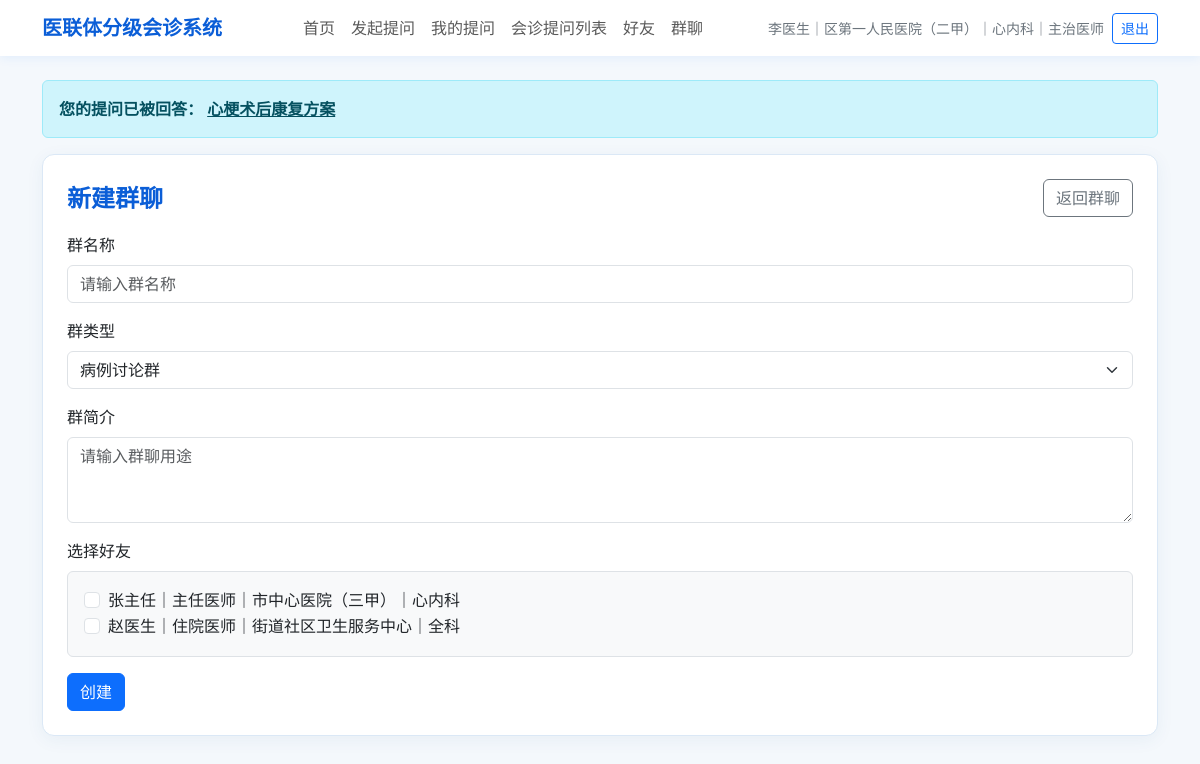
The app's page /groups/new (signed in) with its own data.
### tables this page shows
CREATE TABLE users (
                    id INTEGER PRIMARY KEY AUTOINCREMENT,
                    name TEXT,
                    password TEXT,
                    hospital_id INTEGER,
                    department TEXT,
                    role TEXT DEFAULT '医生'
                , phone TEXT DEFAULT '', wechat_id TEXT DEFAULT '', title TEXT DEFAULT '', avatar TEXT DEFAULT '');

CREATE TABLE hospitals (
                    id INTEGER PRIMARY KEY AUTOINCREMENT,
                    name TEXT,
                    parent_id INTEGER,
                    path TEXT,
                    level INTEGER
                );

CREATE TABLE consultations (
                    id INTEGER PRIMARY KEY AUTOINCREMENT,
                    title TEXT,
                    content TEXT,
                    asker_id INTEGER,
                    asker_hospital_id INTEGER,
                    asker_department TEXT,
                    target_hospital_id INTEGER,
                    visible_levels TEXT,
                    status TEXT,
                    reply_content TEXT,
                    replier_id INTEGER,
                    replier_department TEXT,
                    attachment_path TEXT,
                    attachment_name TEXT,
                    reply_attachment_path TEXT,
                    reply_attachment_name TEXT,
                    create_time TEXT,
                    reply_time TEXT
                );

CREATE TABLE friend_relations (
                    id INTEGER PRIMARY KEY AUTOINCREMENT,
                    user_id INTEGER,
                    friend_id INTEGER,
                    status TEXT,
                    apply_msg TEXT,
                    friend_group TEXT,
                    create_time TEXT,
                    update_time TEXT
                );

### app.py (the view, shortened to what this page needs)
    @app.route("/groups/new", methods=["GET", "POST"])
    @login_required
    def new_group(current_user: Dict[str, Any]):
        friends_list = get_friends(current_user["id"])
        return render_template("new_group.html", friends=friends_list)

### app.py (called while the page is built)
def get_connection(db_path: Optional[Path] = None) -> sqlite3.Connection:
    if db_path is None:
        db_path = DB_PATH
    conn = sqlite3.connect(db_path)
    conn.row_factory = sqlite3.Row
    return conn

def row_to_dict(row: Optional[sqlite3.Row]) -> Optional[Dict[str, Any]]:
    if row is None:
        return None
    return dict(row)

def get_user_with_hospital(user_id: int) -> Optional[Dict[str, Any]]:
    conn = get_connection()
    try:
        row = conn.execute(
            """
            SELECT
                u.id AS id,
                u.name AS name,
                u.phone AS phone,
                u.wechat_id AS wechat_id,
                u.title AS title,
                u.avatar AS avatar,
                u.department AS department,
                u.role AS role,
                h.id AS hospital_id,
                h.name AS hospital_name,
                h.path AS hospital_path,
                h.level AS hospital_level
            FROM users u
            JOIN hospitals h ON u.hospital_id = h.id
            WHERE u.id = ?
            """,
            (user_id,),
        ).fetchone()
        return row_to_dict(row)
    finally:
        conn.close()

def get_answer_notifications(current_user: Optional[Dict[str, Any]]) -> List[sqlite3.Row]:
    if current_user is None:
        return []
    conn = get_connection()
    try:
        return conn.execute(
            """
            SELECT id, title, reply_time
            FROM consultations
            WHERE asker_id = ? AND status = '已回复'
            ORDER BY reply_time DESC, id DESC
            LIMIT 5
            """,
            (current_user["id"],),
        ).fetchall()
    finally:
        conn.close()

def get_friends(user_id: int) -> List[sqlite3.Row]:
    conn = get_connection()
    try:
        return conn.execute(
            """
            SELECT
                fr.friend_group,
                u.*,
                h.name AS hospital_name,
                h.level AS hospital_level
            FROM friend_relations fr
            JOIN users u ON fr.friend_id = u.id
            JOIN hospitals h ON u.hospital_id = h.id
            WHERE fr.user_id = ?
              AND fr.status = 'accepted'
            ORDER BY fr.friend_group, u.id
            """,
            (user_id,),
        ).fetchall()
    finally:
        conn.close()

### templates/new_group.html (shortened to what this page needs)
{% extends "base.html" %}
{% block content %}
<div class="page-card p-3 p-md-4">
    <div class="d-flex justify-content-between align-items-center mb-3">
        <h1 class="h4 medical-title mb-0">新建群聊</h1>
        <a class="btn btn-outline-secondary" href="{{ url_for('groups') }}">返回群聊</a>
    </div>
    <form method="post">
        <div class="mb-3">
            <label class="form-label">群名称</label>
            <input class="form-control" name="group_name" required placeholder="请输入群名称">
        </div>
        <div class="mb-3">
            <label class="form-label">群类型</label>
            <select class="form-select" name="group_type">
                {% for value, label in group_type_labels.items() %}
                <option value="{{ value }}">{{ label }}</option>
                {% endfor %}
            </select>
        </div>
        <div class="mb-3">
            <label class="form-label">群简介</label>
            <textarea class="form-control" name="description" rows="3" placeholder="请输入群聊用途"></textarea>
        </div>
        <div class="mb-3">
            <label class="form-label">选择好友</label>
            <div class="border rounded p-3 bg-light">
                {% for friend in friends %}
                <div class="form-check">
                    <input class="form-check-input" type="checkbox" name="member_ids" value="{{ friend.id }}" id="friend_{{ friend.id }}">
                    <label class="form-check-label" for="friend_{{ friend.id }}">
                        {{ friend.name }}｜{{ friend.title }}｜{{ friend.hospital_name }}｜{{ friend.department }}
                    </label>
                </div>
                {% else %}
                <p class="text-secondary mb-0">暂无好友，请先添加好友。</p>
                {% endfor %}
            </div>
        </div>
        <button class="btn btn-primary" type="submit">创建</button>
    </form>
</div>
{% endblock %}

### templates/base.html (shortened to what this page needs)
<!doctype html>
<html lang="zh-CN">
<head>
    <link href="https://cdn.jsdelivr.net/npm/bootstrap@5.3.3/dist/css/bootstrap.min.css" rel="stylesheet">
</head>
<body>
{% if current_user %}
<nav class="navbar navbar-expand-lg bg-white sticky-top">
    <div class="container">
        <a class="navbar-brand medical-title" href="{{ url_for('home') }}">医联体分级会诊系统</a>
        <div class="collapse navbar-collapse" id="mainNavbar">
            <ul class="navbar-nav mx-auto mb-2 mb-lg-0">
                <li class="nav-item"><a class="nav-link" href="{{ url_for('home') }}">首页</a></li>
                <li class="nav-item"><a class="nav-link" href="{{ url_for('new_consultation') }}">发起提问</a></li>
                <li class="nav-item"><a class="nav-link" href="{{ url_for('my_consultations') }}">我的提问</a></li>
                {% if current_user.hospital_level in [1, 2] %}
                <li class="nav-item"><a class="nav-link" href="{{ url_for('subordinate_consultations') }}">会诊提问列表</a></li>
                {% endif %}
                <li class="nav-item">
                    <a class="nav-link" href="{{ url_for('friends') }}">
                        好友
                    </a>
                </li>
                <li class="nav-item">
                    <a class="nav-link" href="{{ url_for('groups') }}">
                        群聊
                    </a>
                </li>
            </ul>
            <div class="d-flex flex-column flex-lg-row align-items-lg-center gap-2 small text-secondary">
                <span>{{ current_user.name }}｜{{ current_user.hospital_name }}｜{{ current_user.department }}｜{{ current_user.title }}</span>
                <a class="btn btn-outline-primary btn-sm" href="{{ url_for('logout') }}">退出</a>
            </div>
        </div>
    </div>
</nav>
{% endif %}
<main class="container py-4">
    {% if current_user and answer_notifications %}
    <div class="alert alert-info" role="alert">
        <strong>您的提问已被回答：</strong>
        {% for item in answer_notifications %}
            <a class="alert-link me-2" href="{{ url_for('consultation_detail', consultation_id=item.id) }}">{{ item.title }}</a>
        {% endfor %}
    </div>
    {% endif %}
    {% block content %}{% endblock %}
</main>
</body>
</html>

### templates/base.html (style rules this page uses)
body { background: #f4f8fc; }
.navbar { box-shadow: 0 2px 10px rgba(13, 110, 253, 0.08); }
.page-card { background: #fff; border: 1px solid #dbe8f6; border-radius: 12px; box-shadow: 0 4px 18px rgba(35, 80, 130, 0.06); }
.medical-title { color: #0b5ed7; font-weight: 700; }

### records on screen
users: name "李医生", department "心内科", title "主治医师"
hospitals: hospital_name "区第一人民医院（二甲）"
consultations: title "心梗术后康复方案"
friend_relations: name "张主任", title "主任医师", hospital_name "市中心医院（三甲）", department "心内科"
friend_relations: name "赵医生", title "住院医师", hospital_name "街道社区卫生服务中心", department "全科"

### other values on screen
form field group_type "病例讨论群"
